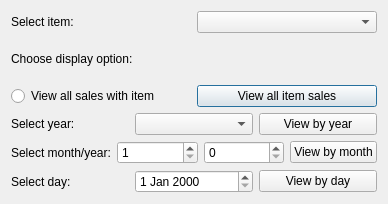
<?xml version="1.0" encoding="UTF-8"?>
<ui version="4.0">
 <class>Dialog</class>
 <widget class="QDialog" name="Dialog">
  <property name="geometry">
   <rect>
    <x>0</x>
    <y>0</y>
    <width>388</width>
    <height>204</height>
   </rect>
  </property>
  <property name="windowTitle">
   <string>Dialog</string>
  </property>
  <layout class="QVBoxLayout" name="verticalLayout">
   <item>
    <layout class="QHBoxLayout" name="horizontalLayout">
     <item>
      <widget class="QLabel" name="label">
       <property name="text">
        <string>Select item:</string>
       </property>
      </widget>
     </item>
     <item>
      <widget class="QComboBox" name="item_select_item_comboBox"/>
     </item>
    </layout>
   </item>
   <item>
    <widget class="QLabel" name="label_2">
     <property name="text">
      <string>Choose display option:</string>
     </property>
    </widget>
   </item>
   <item>
    <layout class="QHBoxLayout" name="horizontalLayout_2">
     <item>
      <widget class="QRadioButton" name="item_view_all_radioButton">
       <property name="text">
        <string>View all sales with item</string>
       </property>
      </widget>
     </item>
     <item>
      <widget class="QPushButton" name="item_view_all_button">
       <property name="text">
        <string>View all item sales</string>
       </property>
      </widget>
     </item>
    </layout>
   </item>
   <item>
    <layout class="QHBoxLayout" name="horizontalLayout_3">
     <item>
      <widget class="QLabel" name="label_3">
       <property name="text">
        <string>Select year:</string>
       </property>
      </widget>
     </item>
     <item>
      <widget class="QComboBox" name="item_year_comboBox"/>
     </item>
     <item>
      <widget class="QPushButton" name="item_year_button">
       <property name="text">
        <string>View by year</string>
       </property>
      </widget>
     </item>
    </layout>
   </item>
   <item>
    <layout class="QHBoxLayout" name="horizontalLayout_4">
     <item>
      <widget class="QLabel" name="label_4">
       <property name="text">
        <string>Select month/year:</string>
       </property>
      </widget>
     </item>
     <item>
      <widget class="QSpinBox" name="item_month_spinBox">
       <property name="minimum">
        <number>1</number>
       </property>
       <property name="maximum">
        <number>12</number>
       </property>
      </widget>
     </item>
     <item>
      <widget class="QSpinBox" name="item_month_year_spinBox"/>
     </item>
     <item>
      <widget class="QPushButton" name="item_month_button">
       <property name="text">
        <string>View by month</string>
       </property>
      </widget>
     </item>
    </layout>
   </item>
   <item>
    <layout class="QHBoxLayout" name="horizontalLayout_5">
     <item>
      <widget class="QLabel" name="label_5">
       <property name="text">
        <string>Select day:</string>
       </property>
      </widget>
     </item>
     <item>
      <widget class="QDateEdit" name="item_day_dateEdit"/>
     </item>
     <item>
      <widget class="QPushButton" name="item_day_button">
       <property name="text">
        <string>View by day</string>
       </property>
      </widget>
     </item>
    </layout>
   </item>
  </layout>
 </widget>
 <resources/>
 <connections/>
</ui>
